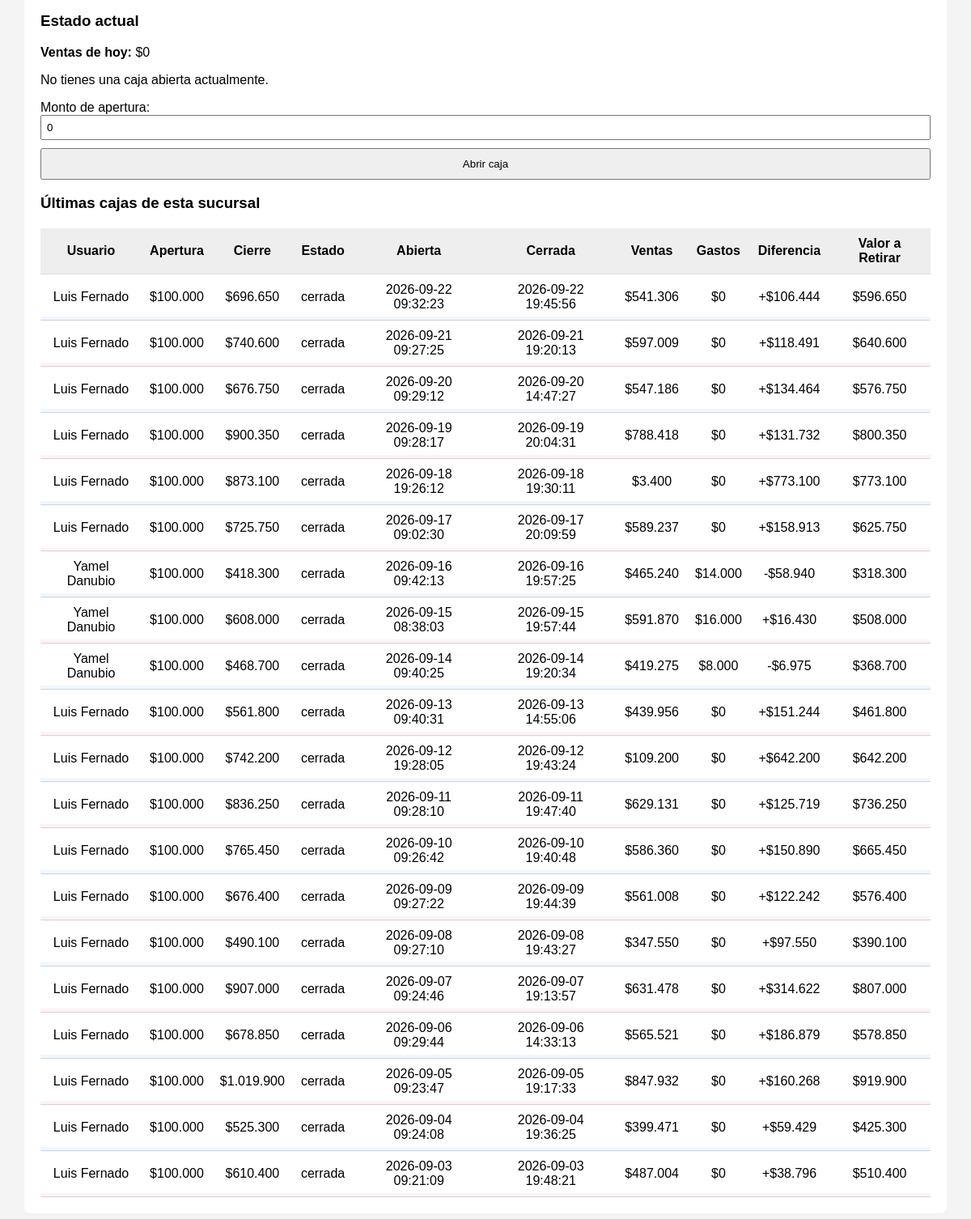
Page /admin/caja.php (signed in, lower part) on the earlier database version.
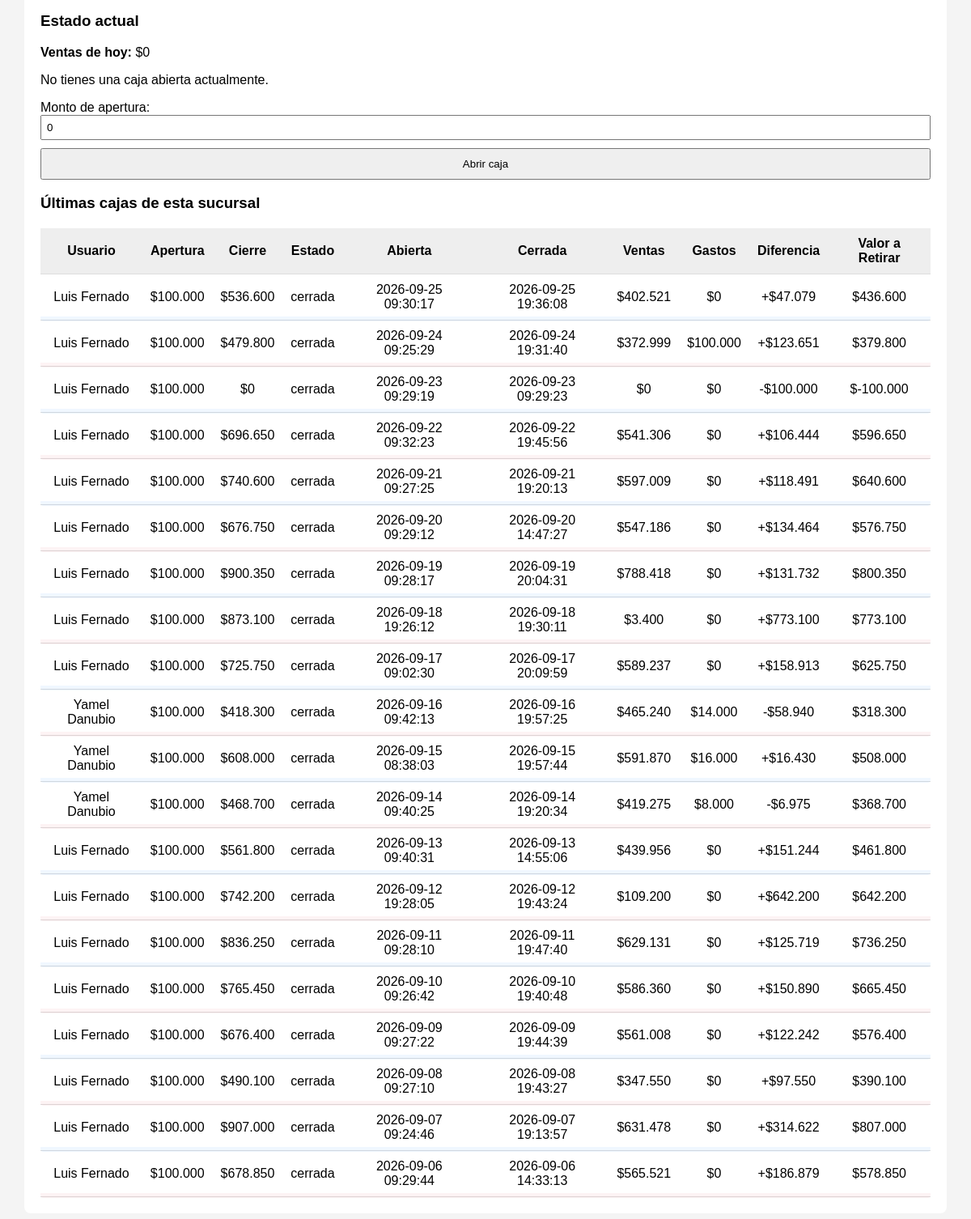
Same page on the later database version.
### tables this page shows
CREATE TABLE `cash_sessions` (
  `id` int(11) NOT NULL,
  `user_id` int(11) NOT NULL,
  `branch_id` int(11) NOT NULL,
  `opening_amount` decimal(10,2) NOT NULL,
  `closing_amount` decimal(10,2) DEFAULT NULL,
  `opened_at` datetime NOT NULL DEFAULT current_timestamp(),
  `closed_at` datetime DEFAULT NULL,
  `printed_at` datetime DEFAULT NULL,
  `status` enum('abierta','cerrada') NOT NULL DEFAULT 'abierta'
);

CREATE TABLE `users` (
  `id` int(11) NOT NULL,
  `name` varchar(100) NOT NULL,
  `email` varchar(150) NOT NULL,
  `password_hash` varchar(255) NOT NULL,
  `role_id` int(11) NOT NULL,
  `branch_id` int(11) NOT NULL DEFAULT 1,
  `active` tinyint(1) DEFAULT 1,
  `created_at` timestamp NOT NULL DEFAULT current_timestamp()
);

### admin/caja.php (the view, shortened to what the changed rows need)
<?php
$pdo = DB::getConnection();
$currentBranchId   = $_SESSION['branch_id']   ?? null;
$currentUserId     = $_SESSION['user']['id']  ?? null;
$currentUserRole   = $_SESSION['user']['role_id'] ?? null;
$stmt = $pdo->prepare("
    SELECT * FROM cash_sessions
    WHERE user_id=? AND branch_id=? AND status='abierta'
    ORDER BY id DESC LIMIT 1
");
$stmt->execute([$currentUserId, $currentBranchId]);
$currentSession = $stmt->fetch(PDO::FETCH_ASSOC);
$stmtVentasSesion = $pdo->prepare("
    SELECT COALESCE(SUM(total),0)
    FROM orders
    WHERE branch_id = ?
      AND status != 'cancelado'
      AND created_at BETWEEN ? AND ?
");
$stmtVirtual = $pdo->prepare("
    SELECT COALESCE(SUM(p.amount),0)
    FROM payments p
    JOIN orders o ON o.id = p.order_id
    WHERE p.method = 'virtual'
      AND p.status = 'completado'
      AND o.created_at BETWEEN ? AND ?
      AND o.branch_id = ?
");
$stmtGastos = $pdo->prepare("
    SELECT COALESCE(SUM(valor),0)
    FROM gastos g
    WHERE g.branch_id = ?
      AND CONCAT(g.fecha, ' ', g.hora) BETWEEN ? AND ?
      AND g.anulado = 0
");
$defaultOpenedAt = $currentSession['opened_at'] ?? date('Y-m-d H:i:s');
$defaultClosedAt = $currentSession['closed_at'] ?? date('Y-m-d H:i:s');
$stmtVirtual->execute([$defaultOpenedAt, $defaultClosedAt, $currentBranchId]);
$stmtGastos->execute([$currentBranchId, $defaultOpenedAt, $defaultClosedAt]);
$stmt = $pdo->prepare("
    SELECT c.*, u.name AS user_name
    FROM cash_sessions c
    JOIN users u ON u.id = c.user_id
    WHERE c.branch_id = ?
    ORDER BY c.id DESC
    LIMIT 20
");
$stmt->execute([$currentBranchId]);
$sessions = $stmt->fetchAll(PDO::FETCH_ASSOC);
?>
<!DOCTYPE html>
<html lang="es">
<head>
</head>
<body>
<div class="container">
<?php
if ($currentUserRole == 1):
?>
    <table class="table">
        <thead>
            <tr>
                <th>Usuario</th>
                <th>Apertura</th>
                <th>Cierre</th>
                <th>Estado</th>
                <th>Abierta</th>
                <th>Cerrada</th>
                <th>Ventas</th>
                <th>Gastos</th>
                <th>Diferencia</th>
                <th>Valor a Retirar</th>
            </tr>
        </thead>
            <tbody>
            <?php foreach ($sessions as $s): ?>
            <?php
                $openedAt = $s['opened_at'];
                $closedAt = $s['closed_at'] ?: date('Y-m-d H:i:s');
                $stmtVentasSesion->execute([$currentBranchId, $openedAt, $closedAt]);
                $ventasSesion = (float)$stmtVentasSesion->fetchColumn();
                $stmtVirtual->execute([$openedAt, $closedAt, $currentBranchId]);
                $virtualSesion = (float)$stmtVirtual->fetchColumn();
                $stmtGastos->execute([$currentBranchId, $openedAt, $closedAt]);
                $gastosSesion = (float)$stmtGastos->fetchColumn();
                $withdrawSesion = null;
                if ($s['closing_amount'] !== null) {
                    $withdrawSesion = (float)$s['closing_amount'] - (float)$s['opening_amount'];
                }
                $diff = null;
                if ($s['closing_amount'] !== null) {
                    $diff = $withdrawSesion + $virtualSesion + $gastosSesion - $ventasSesion;
                }
                $diffTexto = ($diff === null) ? '-' : (($diff >= 0 ? '+' : '-') . '$' . number_format(abs($diff), 0, ",", "."));
                $withdrawTexto = ($withdrawSesion === null) ? '-' : ('$' . number_format($withdrawSesion, 0, ",", "."));
            ?>
            <tr>
                <td><?= htmlspecialchars($s['user_name']) ?></td>
                <td>$<?= number_format($s['opening_amount'], 0, ",", ".") ?></td>
                <td><?= $s['closing_amount'] !== null ? '$'.number_format($s['closing_amount'], 0, ",", ".") : '-' ?></td>
                <td><?= htmlspecialchars($s['status']) ?></td>
                <td><?= $s['opened_at'] ?></td>
                <td><?= $s['closed_at'] ?: '-' ?></td>
                <td><?= '$' . number_format($ventasSesion, 0, ",", ".") ?></td>
                <td><?= '$' . number_format($gastosSesion, 0, ",", ".") ?></td>
                <td><?= $diffTexto ?></td>
                <td><?= $withdrawTexto ?></td>
            </tr>
            <?php endforeach; ?>
        </tbody>
    </table>
<?php
endif;
?>
</div>
</body>
</html>

Differences in the rows shown:
no longer on this page (row unchanged): cash_sessions: user.name "Luis Fernado", opening_amount "100.000", closing_amount "1.019.900", status "cerrada", opened_at "2026-09-05 09:23:47", closed_at "2026-09-05 19:17:33", ventasSesion "847.932", gastosSesion "0", diffTexto "+$160.268", withdrawTexto "$919.900"
no longer on this page (row unchanged): cash_sessions: user.name "Luis Fernado", opening_amount "100.000", closing_amount "525.300", status "cerrada", opened_at "2026-09-04 09:24:08", closed_at "2026-09-04 19:36:25", ventasSesion "399.471", gastosSesion "0", diffTexto "+$59.429", withdrawTexto "$425.300"
no longer on this page (row unchanged): cash_sessions: user.name "Luis Fernado", opening_amount "100.000", closing_amount "610.400", status "cerrada", opened_at "2026-09-03 09:21:09", closed_at "2026-09-03 19:48:21", ventasSesion "487.004", gastosSesion "0", diffTexto "+$38.796", withdrawTexto "$510.400"
added cash_sessions: user.name "Luis Fernado", opening_amount "100.000", closing_amount "536.600", status "cerrada", opened_at "2026-09-25 09:30:17", closed_at "2026-09-25 19:36:08", ventasSesion "402.521", gastosSesion "0", diffTexto "+$47.079", withdrawTexto "$436.600"
added cash_sessions: user.name "Luis Fernado", opening_amount "100.000", closing_amount "479.800", status "cerrada", opened_at "2026-09-24 09:25:29", closed_at "2026-09-24 19:31:40", ventasSesion "372.999", gastosSesion "100.000", diffTexto "+$123.651", withdrawTexto "$379.800"
added cash_sessions: user.name "Luis Fernado", opening_amount "100.000", closing_amount "0", status "cerrada", opened_at "2026-09-23 09:29:19", closed_at "2026-09-23 09:29:23", ventasSesion "0", gastosSesion "0", diffTexto "-$100.000", withdrawTexto "$-100.000"
